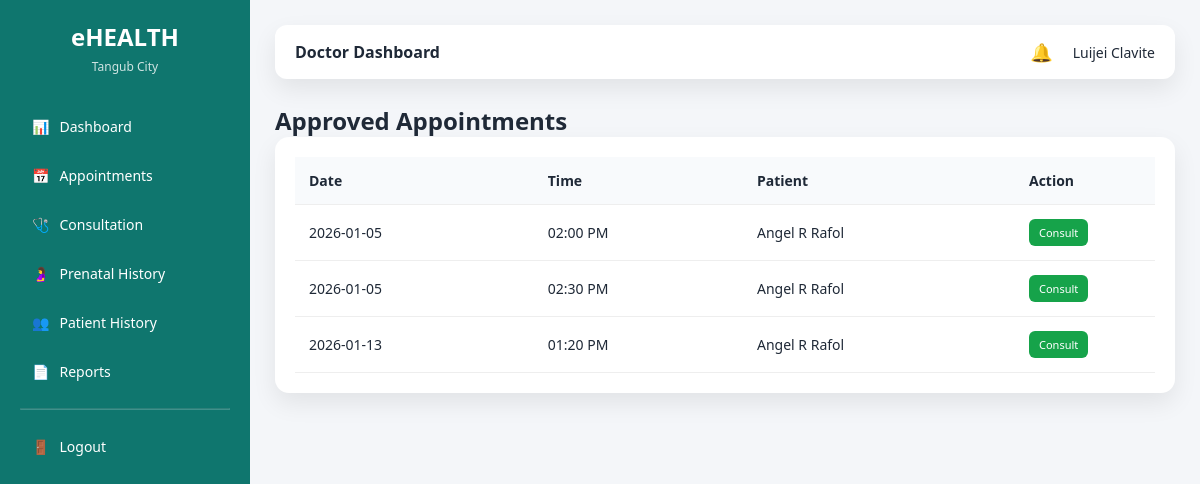
The page /doctor/appointments.php (signed in) on the database its author committed.
### tables this page shows
CREATE TABLE `appointments` (
  `appointment_id` int(11) NOT NULL,
  `patient_id` int(11) NOT NULL,
  `doctor_id` int(11) NOT NULL,
  `appointment_date` date NOT NULL,
  `appointment_time` time NOT NULL,
  `reason` text DEFAULT NULL,
  `qr_code` varchar(255) DEFAULT NULL,
  `status` enum('Pending','Approved','Completed','Cancelled') DEFAULT 'Pending',
  `created_at` timestamp NOT NULL DEFAULT current_timestamp()
);

CREATE TABLE `users` (
  `user_id` int(11) NOT NULL,
  `full_name` varchar(100) NOT NULL,
  `email` varchar(100) NOT NULL,
  `password` varchar(255) NOT NULL,
  `role` enum('admin','staff','doctor','patient') NOT NULL,
  `status` enum('active','inactive') DEFAULT 'active',
  `created_at` timestamp NOT NULL DEFAULT current_timestamp()
);

### doctor/appointments.php (the view, shortened to what this page needs)
<?php
require_once "../config/database.php";
$doctor_id = $_SESSION['user_id'];
$appointments = mysqli_query($conn, "
    SELECT
        a.appointment_id,
        a.appointment_date,
        a.appointment_time,
        u.full_name AS patient_name
    FROM appointments a
    JOIN patients p ON a.patient_id = p.patient_id
    JOIN users u ON p.user_id = u.user_id
    WHERE a.doctor_id = $doctor_id
    AND a.status = 'approved'
    ORDER BY a.appointment_date, a.appointment_time
");
?>
<!DOCTYPE html>
<html>
<head>
    <link rel="stylesheet" href="../assets/css/ui.css">
</head>
<body>
<div class="layout">
<?php require "../layouts/sidebar.php"; ?>
<main class="main">
<?php require "../layouts/topbar.php"; ?>
<h2>Approved Appointments</h2>
<div class="card">
<table>
<thead>
<tr>
    <th>Date</th>
    <th>Time</th>
    <th>Patient</th>
    <th style="width:140px;">Action</th>
</tr>
</thead>
<tbody>
<?php while ($a = mysqli_fetch_assoc($appointments)): ?>
<tr>
    <td><?= $a['appointment_date'] ?></td>
    <td><?= date("h:i A", strtotime($a['appointment_time'])) ?></td>
    <td><?= htmlspecialchars($a['patient_name']) ?></td>
    <td>
        <a href="consultation.php?id=<?= $a['appointment_id'] ?>"
           class="btn btn-success btn-sm">
           Consult
        </a>
    </td>
</tr>
<?php endwhile; ?>
</tbody>
</table>
</div>
</main>
</div>
</body>
</html>

### assets/css/ui.css (style rules this page uses)
:root { --primary: #0f766e; --primary-dark: #115e59; --background: #f4f6f9; --card-bg: #ffffff; --text-dark: #1f2937; --accent: #f59e0b; --danger: #dc2626; --success: #16a34a; --shadow: 0 10px 25px rgba(0,0,0,0.08); }
* { margin: 0; padding: 0; box-sizing: border-box; font-family: "Segoe UI", Tahoma, sans-serif; }
a { text-decoration: none; }
body { background: var(--background); color: var(--text-dark); }
.btn { padding: 6px 10px; border-radius: 6px; font-size: 12px; text-decoration: none; margin-right: 5px; display: inline-block; }
.btn-success { background: #16a34a; color: #fff; }
.btn-sm { font-size: 11px; }
.layout { display: flex; min-height: 100vh; }
.main { flex: 1; padding: 25px; background: var(--background); overflow-y: auto; }
.card { background: #ffffff; padding: 20px; border-radius: 14px; box-shadow: var(--shadow); }
table { width: 100%; border-collapse: collapse; }
table th, table td { padding: 14px; border-bottom: 1px solid #eee; text-align: left; font-size: 14px; }
table th { background: #f8fafc; font-weight: 600; }

### rows shown on the page
appointments: appointment_date "2026-01-05", appointment_time "02:00 PM", users.full_name "Angel R Rafol"
appointments: appointment_date "2026-01-05", appointment_time "02:30 PM", users.full_name "Angel R Rafol"
appointments: appointment_date "2026-01-13", appointment_time "01:20 PM", users.full_name "Angel R Rafol"

### other values the page prints
$role "Doctor"
$full_name "Luijei Clavite"
